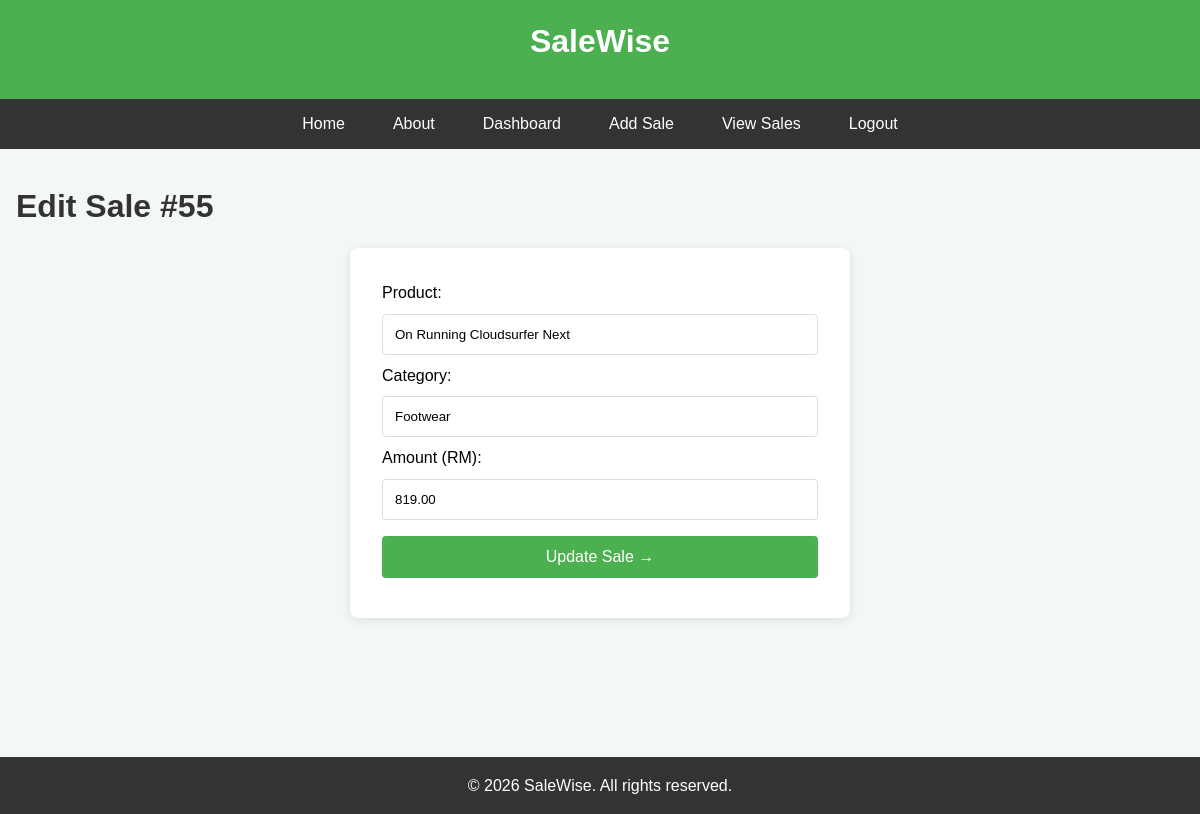
Page /edit_sales.php?id=55 (signed in) on the committed database.
### tables this page shows
CREATE TABLE `sales` (
  `id` int(11) NOT NULL,
  `product` varchar(100) NOT NULL,
  `category` varchar(50) NOT NULL,
  `amount` decimal(10,2) NOT NULL,
  `created_at` timestamp NOT NULL DEFAULT current_timestamp()
);

### edit_sales.php (the view, shortened to what this page needs)
<?php
include 'header.php';
include 'config.php';
$id = (int)($_GET['id'] ?? 0);
$stmt = $conn->prepare("SELECT * FROM sales WHERE id = ?");
$stmt->bind_param("i", $id);
$stmt->execute();
$sale = $stmt->get_result()->fetch_assoc();
?>
<main>
    <h1>Edit Sale #<?php echo $id; ?></h1>
    <form method="post">
        <label>Product:</label>
        <input type="text" name="product" value="<?php echo htmlspecialchars($sale['product']); ?>" required>
        <label>Category:</label>
        <input type="text" name="category" value="<?php echo htmlspecialchars($sale['category']); ?>" required>
        <label>Amount (RM):</label>
        <input type="number" step="0.01" name="amount" value="<?php echo $sale['amount']; ?>" min="0" required>
        <button name="update_sale">Update Sale →</button>
    </form>
</main>
<?php include 'footer.php'; ?>

### style.css (style rules this page uses)
* { margin: 0; padding: 0; box-sizing: border-box; font-family: Arial, sans-serif; }
body { background: #f4f7f8; line-height: 1.6; }
h1 { color: #333; margin-bottom: 1rem; }
form { background: white; padding: 2rem; border-radius: 8px; box-shadow: 0 2px 10px rgba(0,0,0,0.1); max-width: 500px; margin: 0 auto; }
input, button { width: 100%; padding: 0.75rem; margin: 0.5rem 0; border: 1px solid #ddd; border-radius: 4px; }
button { background: #4CAF50; color: white; border: none; cursor: pointer; font-size: 1rem; }

### rows in the picture
sales: product "On Running Cloudsurfer Next", category "Footwear", amount "819.00"

### other values in the picture
$id "55"
